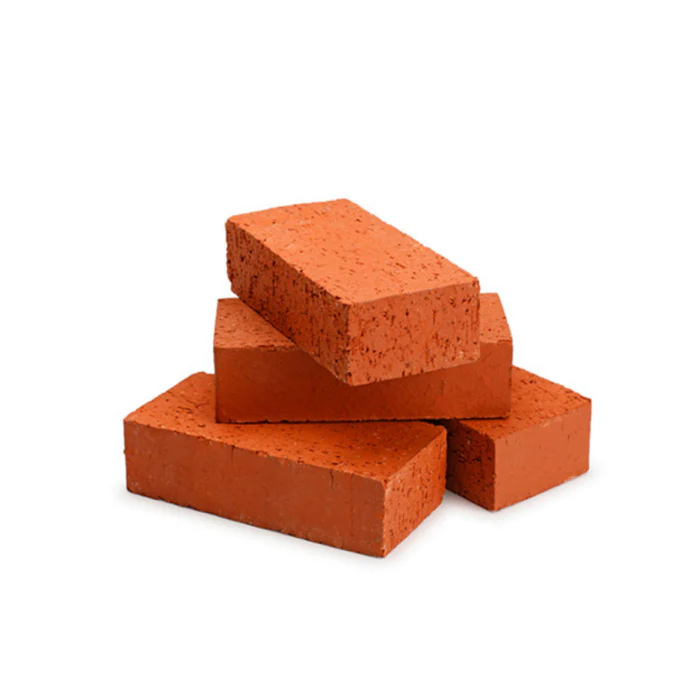
#> input picture Parcial 2/Ladrillos.png, 700 x 700 px
$ python 'Practica VII-Transformaciones en imágenes_21310181.py'
#> lines starting #> are read from the running program, lines starting #| are printed output that depends on the picture
#> further down, image is the input picture: shape (700, 700, 3); mean B, G, R 206.8, 215.5, 238.6
import cv2
import numpy as np

# Función para trasladar una imagen
def translate(image, x, y):
#> called with x = 50, y = 50
    rows, cols, _ = image.shape
#> rows = 700; cols = 700
    translation_matrix = np.float32([[1, 0, x], [0, 1, y]])
    translated_image = cv2.warpAffine(image, translation_matrix, (cols, rows))
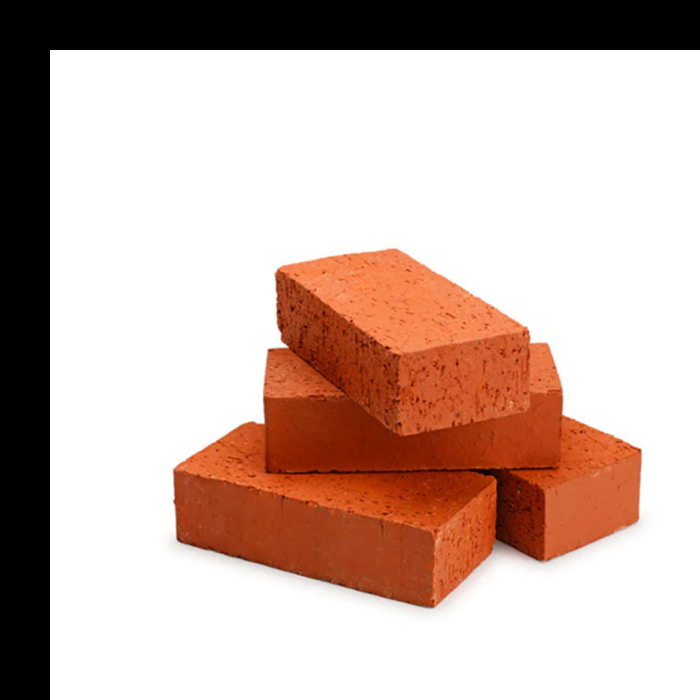
#> translated_image: shape (700, 700, 3); mean B, G, R 171.6, 180.4, 203.5
    return translated_image

# Función para rotar una imagen
def rotate(image, angle):
#> called with angle = 45
    rows, cols, _ = image.shape
#> rows = 700; cols = 700
    rotation_matrix = cv2.getRotationMatrix2D((cols / 2, rows / 2), angle, 1)
    rotated_image = cv2.warpAffine(image, rotation_matrix, (cols, rows))
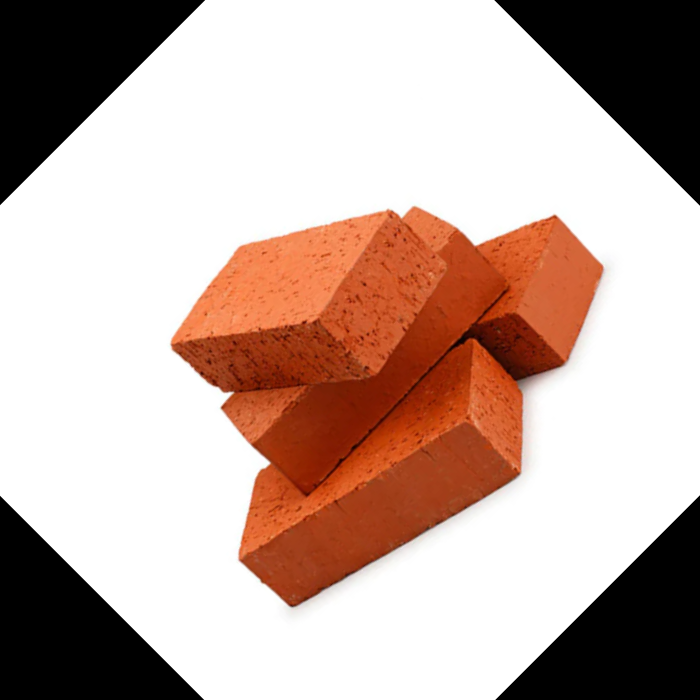
#> rotated_image: shape (700, 700, 3); mean B, G, R 163, 171.8, 194.9
    return rotated_image

# Función para escalar una imagen
def scale(image, scale_factor):
#> called with scale_factor = 1.5
    scaled_image = cv2.resize(image, None, fx=scale_factor, fy=scale_factor)
    return scaled_image

# Función para recortar una región de interés de una imagen
def crop(image, x, y, width, height):
#> called with x = 100, y = 100, width = 200, height = 200
    cropped_image = image[y:y+height, x:x+width]
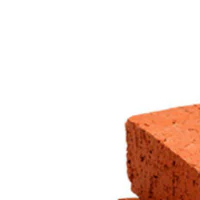
#> cropped_image: shape (200, 200, 3); mean B, G, R 220.7, 227.3, 243.6
    return cropped_image

# Cargar la imagen de entrada
image = cv2.imread('Ladrillos.png')

# Trasladar la imagen
translated_image = translate(image, 50, 50)
cv2.imwrite("translated_image.png", translated_image)
cv2.imshow('Translated Image', translated_image)

# Rotar la imagen
rotated_image = rotate(image, 45)
cv2.imwrite("rotated_image.png", rotated_image)
cv2.imshow('Rotated Image', rotated_image)

# Escalar la imagen
scaled_image = scale(image, 1.5)
cv2.imwrite("scaled_image.png", scaled_image)
cv2.imshow('Scaled Image', scaled_image)

# Recortar una región de interés de la imagen
cropped_image = crop(image, 100, 100, 200, 200)
cv2.imwrite("cropped_image.png", cropped_image)
cv2.imshow('Cropped Image', cropped_image)

# Mostrar la imagen original
cv2.imshow('Original Image', image)

cv2.waitKey(0)
cv2.destroyAllWindows()
